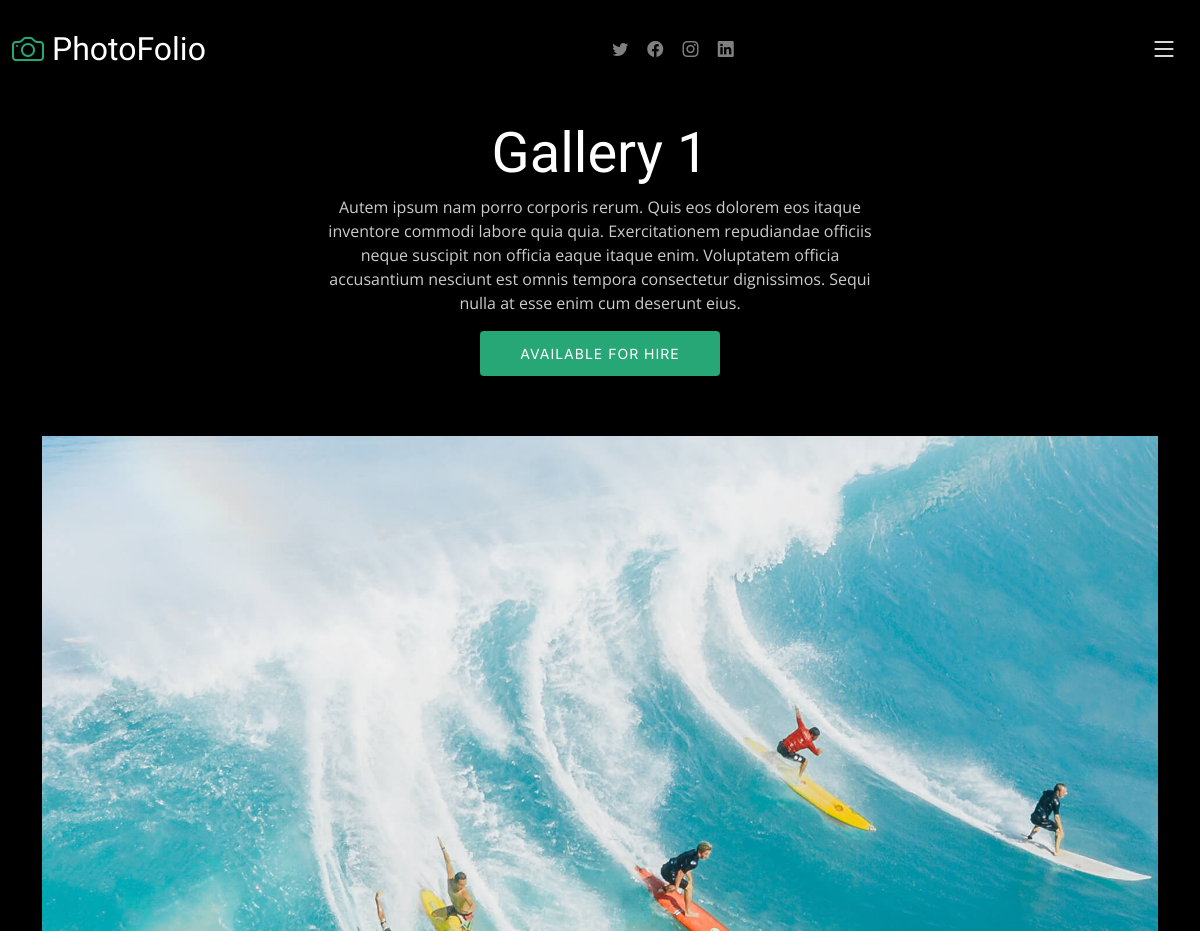
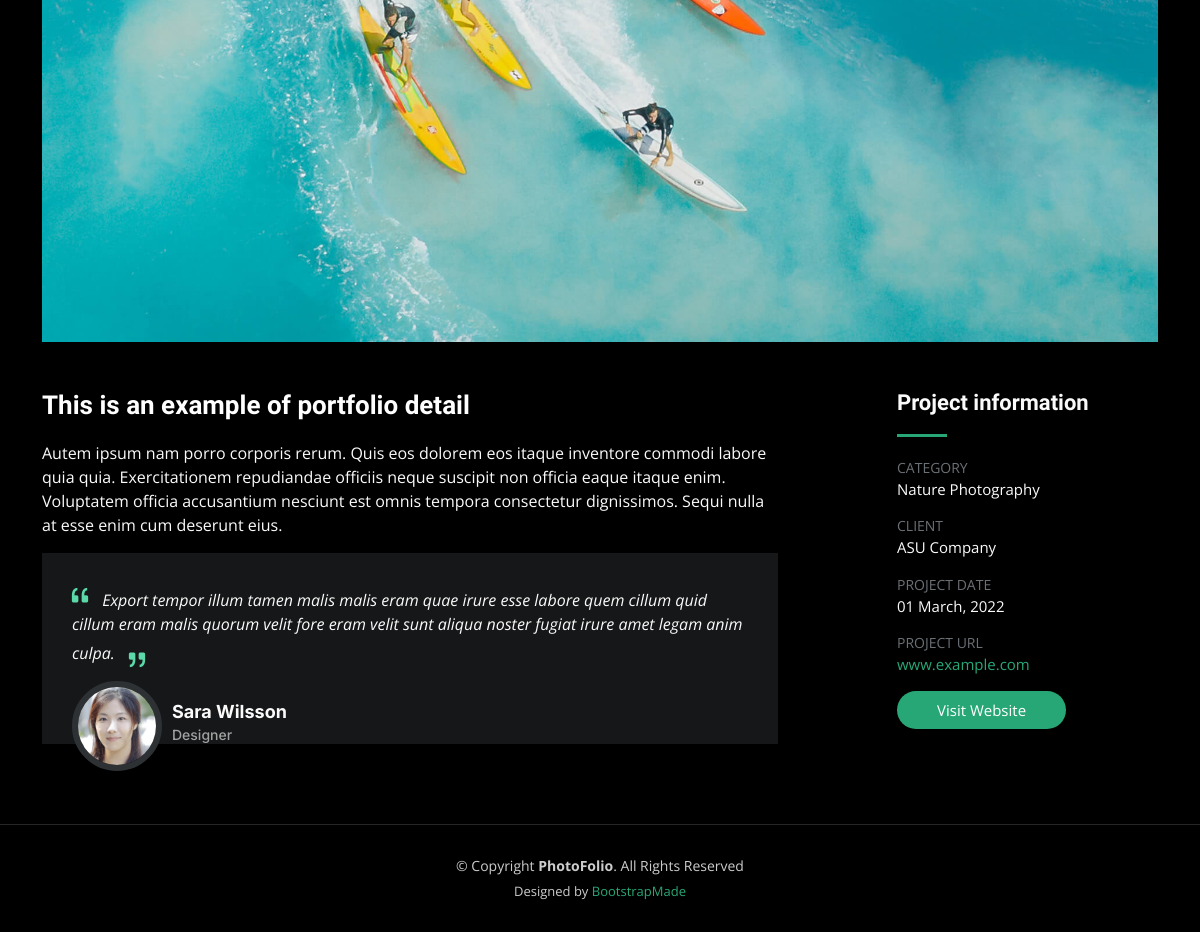
/detail/1, run on the app's committed database (2 pictures, top to bottom).
### project/models.py (models this page shows)
class Image(models.Model):
  title = models.CharField(max_length=100)
  image = models.ImageField(upload_to="./images")
  description = models.CharField(max_length=1000, blank=True, null=True)
  lower_title = models.CharField(max_length=1000, blank=True,null=True)
  lower_description = models.CharField(max_length=1000,blank=True,null=True)

### project/views.py (the view)
# urls.py: path("detail/<int:image_id>", views.detail, name="detail"),
def detail(request, image_id):
  image = get_object_or_404(Image, pk=image_id)
  return render(request, "detail.html", {"image":image})

### project/templates/detail.html (shortened to what this page needs)
<!DOCTYPE html>
{% load static %}
<html lang="en">
<head>
  <link href="{% static "vendor/bootstrap/css/bootstrap.min.css" %}" rel="stylesheet">
  <link href="{% static "vendor/bootstrap-icons/bootstrap-icons.css" %}" rel="stylesheet">
  <link href="{% static "vendor/swiper/swiper-bundle.min.css" %}" rel="stylesheet">
  <link href="{% static "vendor/glightbox/css/glightbox.min.css" %}" rel="stylesheet">
  <link href="{% static "vendor/aos/aos.css" %}" rel="stylesheet">
  <link href="{% static "css/main.css" %}" rel="stylesheet">
</head>
<body>
  <header id="header" class="header d-flex align-items-center fixed-top">
    <div class="container-fluid d-flex align-items-center justify-content-between">
      <a href="/" class="logo d-flex align-items-center  me-auto me-lg-0">
        <i class="bi bi-camera"></i>
        <h1>PhotoFolio</h1>
      </a>
      <div class="header-social-links">
        <a href="#" class="twitter"><i class="bi bi-twitter"></i></a>
        <a href="#" class="facebook"><i class="bi bi-facebook"></i></a>
        <a href="#" class="instagram"><i class="bi bi-instagram"></i></a>
        <a href="#" class="linkedin"><i class="bi bi-linkedin"></i></i></a>
      </div>
      <i class="mobile-nav-toggle mobile-nav-show bi bi-list"></i>
    </div>
  </header>
  <main id="main" data-aos="fade" data-aos-delay="1500">
    <div class="page-header d-flex align-items-center">
      <div class="container position-relative">
        <div class="row d-flex justify-content-center">
          <div class="col-lg-6 text-center">
            <h2>{{ image.title }}</h2>
            <p>{{ image.description }}</p>
            <a class="cta-btn" href="/contact">Available for hire</a>
          </div>
        </div>
      </div>
    </div>
    <section id="gallery-single" class="gallery-single">
      <div class="container">
        <div class="position-relative h-100">
          <div class="slides-1 portfolio-details-slider swiper">
            <div class="swiper-wrapper align-items-center">
              <div class="swiper-slide">
                <img src="{{ image.image.url }}" class="img-fluid" alt="{{ image.title }}">
              </div>
            </div>
          </div>
        </div>
        <div class="row justify-content-between gy-4 mt-4">
          <div class="col-lg-8">
            <div class="portfolio-description">
              <h2> {{ image.lower_title }} </h2>
              <p>
                {{ image.lower_description }}
              </p>
              <div class="testimonial-item">
                <p>
                  <i class="bi bi-quote quote-icon-left"></i>
                  Export tempor illum tamen malis malis eram quae irure esse labore quem cillum quid cillum eram malis quorum velit fore eram velit sunt aliqua noster fugiat irure amet legam anim culpa.
                  <i class="bi bi-quote quote-icon-right"></i>
                </p>
                <div>
                  <img src="{% static "img/testimonials/testimonials-2.jpg" %}" class="testimonial-img" alt="">
                  <h3>Sara Wilsson</h3>
                  <h4>Designer</h4>
                </div>
              </div>
            </div>
          </div>
          <div class="col-lg-3">
            <div class="portfolio-info">
              <h3>Project information</h3>
              <ul>
                <li><strong>Category</strong> <span>Nature Photography</span></li>
                <li><strong>Client</strong> <span>ASU Company</span></li>
                <li><strong>Project date</strong> <span>01 March, 2022</span></li>
                <li><strong>Project URL</strong> <a href="#">www.example.com</a></li>
                <li><a href="#" class="btn-visit align-self-start">Visit Website</a></li>
              </ul>
            </div>
          </div>
        </div>
      </div>
    </section>
  </main>
  <footer id="footer" class="footer">
    <div class="container">
      <div class="copyright">
        &copy; Copyright <strong><span>PhotoFolio</span></strong>. All Rights Reserved
      </div>
      <div class="credits">
        Designed by <a href="https://bootstrapmade.com/">BootstrapMade</a>
      </div>
    </div>
  </footer>
</body>
</html>

### data on the page
Image: title "Gallery 1", description "Autem ipsum nam porro corporis rerum. Quis eos dolorem eos itaque inventore commodi labore quia quia. Exercitationem repudiandae officiis neque suscipit non officia eaque itaque enim. Voluptatem officia accusantium nesciunt est omnis tempora consectetur dignissimos. Sequi nulla at esse enim cum deserunt eius.", image (picture), lower_title "This is an example of portfolio detail", lower_description "Autem ipsum nam porro corporis rerum. Quis eos dolorem eos itaque inventore commodi labore quia quia. Exercitationem repudiandae officiis neque suscipit non officia eaque itaque enim. Voluptatem officia accusantium nesciunt est omnis tempora consectetur dignissimos. Sequi nulla at esse enim cum deserunt eius."
